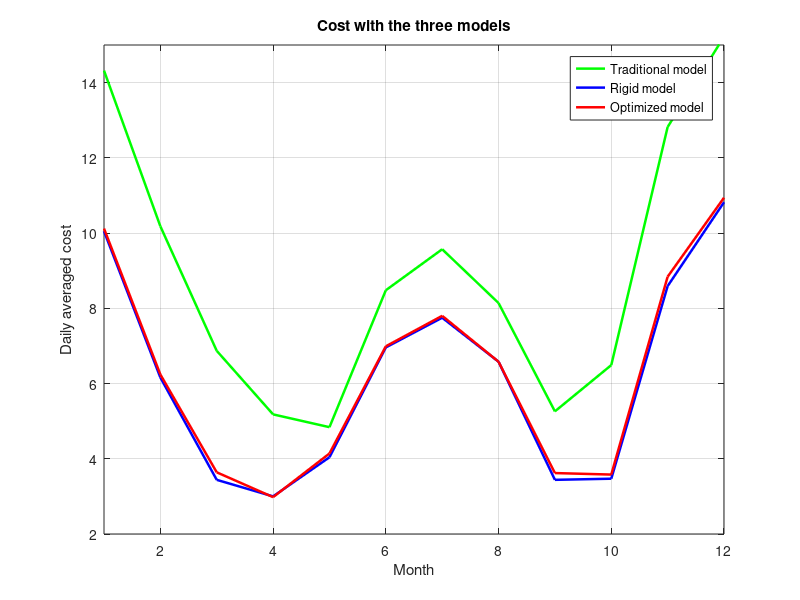

Here is the MATLAB script that generated this plot:
t = [1 : 12];
cost_trad = [14.32, 10.18, 6.87, 5.18, 4.84, 8.48, 9.57, 8.14, 5.26, 6.49, 12.82, 15.22];
cost_rigid = [10.05, 6.16, 3.44, 3.00, 4.04, 6.96, 7.75, 6.58, 3.44, 3.47, 8.59, 10.82];
cost_opti = [10.12, 6.24, 3.64, 2.98, 4.14, 6.99, 7.80, 6.58, 3.62, 3.58, 8.84, 10.94];
total_cost_trad = sum(cost_trad) * 30;
total_cost_rigid = sum(cost_rigid) * 30;
total_cost_opti = sum(cost_opti) * 30;
'The total cost of rigid model over traditional model: '
total_cost_rigid / total_cost_trad
'The total cost of optimized model over traditional model: '
total_cost_opti / total_cost_trad
plot(t, cost_trad, 'g', 'linewidth', 1.8);
grid on;
axis([1,12,2,15]);
title('Cost with the three models');
xlabel('Month');
ylabel('Daily averaged cost');
hold on;
plot(t, cost_rigid, 'b', 'linewidth', 1.8);
grid on;
plot(t, cost_opti, 'r', 'linewidth', 1.8);
grid on;

legend('Traditional model', 'Rigid model', 'Optimized model');
